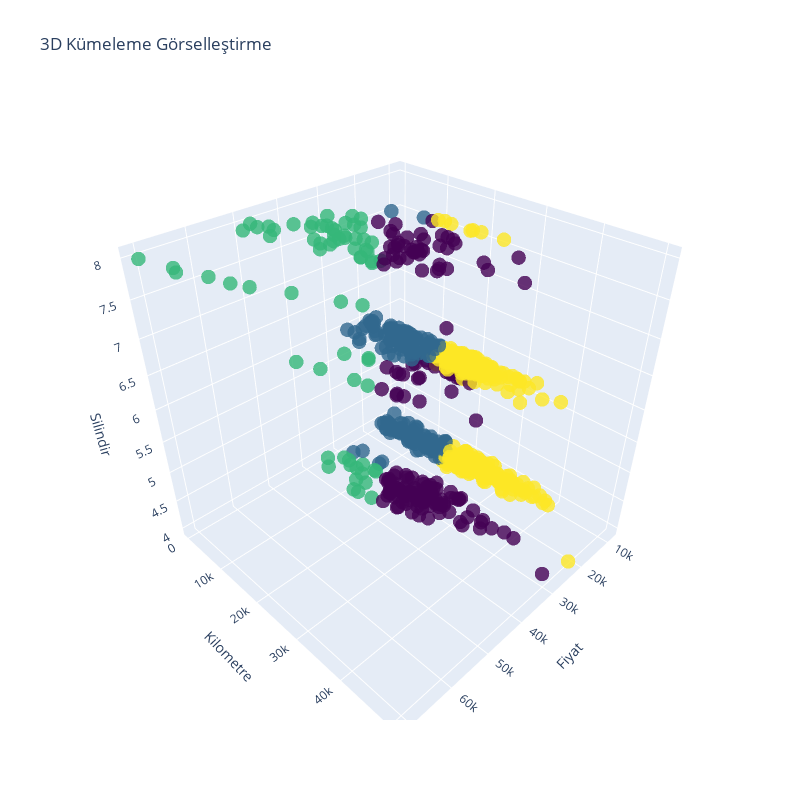

Write notebook code for a chart like this one.
### Code cell
import plotly.graph_objects as go

# Plotly grafik objesini oluştur
fig = go.Figure()
#fig size
fig.update_layout(width=800, height=800)


# 3D scatter plot ekleyin
fig.add_trace(go.Scatter3d(
    x=x['Price'],
    y=x['Mileage'],
    z=x['Cylinder'],
    mode='markers',
    marker=dict(
        size=5, # Noktaların boyutu
        color=x['Cluster'], # Her bir noktanın rengi, Cluster sütununa göre
        colorscale='Viridis', # Renk skalası
        opacity=0.8
    )
))

# Grafik başlığı ve eksen etiketlerini ayarlayın
fig.update_layout(
    title='3D Kümeleme Görselleştirme',
    scene = dict(
        xaxis_title='Fiyat',
        yaxis_title='Kilometre',
        zaxis_title='Silindir'
    )
)

# Grafik göster
fig.show()

### Figure 1 — Plotly figure (JSON) as saved in the notebook; plotly's stock layout.template omitted (floating-point values rounded to 4 significant figures; data arrays with more than 128 entries replaced by an {"elided": "..."} marker saying what was removed)
{"data": [{"marker": {"color": {"elided": "804 int values"}, "colorscale": [[0, "#440154"], [0.1111, "#482878"], [0.2222, "#3e4989"], [0.3333, "#31688e"], [0.4444, "#26828e"], [0.5556, "#1f9e89"], [0.6667, "#35b779"], [0.7778, "#6ece58"], [0.8889, "#b5de2b"], [1, "#fde725"]], "opacity": 0.8, "size": 5}, "mode": "markers", "type": "scatter3d", "x": {"elided": "804 float values"}, "y": {"elided": "804 int values"}, "z": {"elided": "804 int values"}}], "layout": {"height": 800, "scene": {"xaxis": {"title": {"text": "Fiyat"}}, "yaxis": {"title": {"text": "Kilometre"}}, "zaxis": {"title": {"text": "Silindir"}}}, "title": {"text": "3D Kümeleme Görselleştirme"}, "width": 800}}
